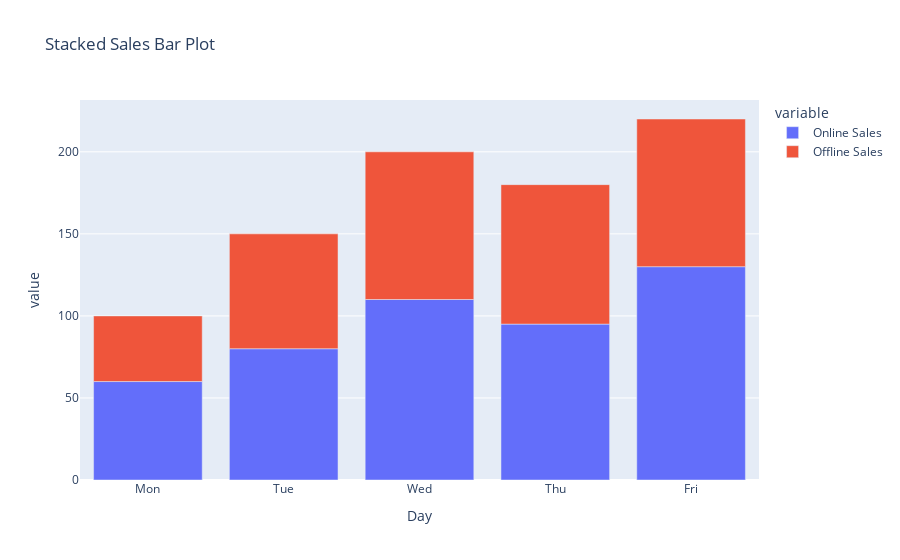

This figure's notebook cell:
### Markdown cell above
### Bar Plot Example 7: Stacked Bar Plot

### Code cell
df3 = pd.DataFrame({
    "Day": ["Mon", "Tue", "Wed", "Thu", "Fri"],
    "Online Sales": [60, 80, 110, 95, 130],
    "Offline Sales": [40, 70, 90, 85, 90]
})

fig = px.bar(
    df3,
    x="Day",
    y=["Online Sales", "Offline Sales"],
    title="Stacked Sales Bar Plot"
)
fig.show()

### Figure 1 — Plotly figure (JSON) as saved in the notebook; plotly's stock layout.template omitted (floating-point values rounded to 4 significant figures)
{"data": [{"hovertemplate": "variable=Online Sales<br>Day=%{x}<br>value=%{y}<extra></extra>", "legendgroup": "Online Sales", "marker": {"color": "#636efa", "pattern": {"shape": ""}}, "name": "Online Sales", "orientation": "v", "showlegend": true, "textposition": "auto", "type": "bar", "x": ["Mon", "Tue", "Wed", "Thu", "Fri"], "xaxis": "x", "y": [60, 80, 110, 95, 130], "yaxis": "y"}, {"hovertemplate": "variable=Offline Sales<br>Day=%{x}<br>value=%{y}<extra></extra>", "legendgroup": "Offline Sales", "marker": {"color": "#EF553B", "pattern": {"shape": ""}}, "name": "Offline Sales", "orientation": "v", "showlegend": true, "textposition": "auto", "type": "bar", "x": ["Mon", "Tue", "Wed", "Thu", "Fri"], "xaxis": "x", "y": [40, 70, 90, 85, 90], "yaxis": "y"}], "layout": {"autosize": true, "barmode": "relative", "legend": {"title": {"text": "variable"}, "tracegroupgap": 0}, "title": {"text": "Stacked Sales Bar Plot"}, "xaxis": {"anchor": "y", "autorange": true, "domain": [0, 1], "range": [-0.5, 4.5], "title": {"text": "Day"}, "type": "category"}, "yaxis": {"anchor": "x", "autorange": true, "domain": [0, 1], "range": [0, 231.6], "title": {"text": "value"}, "type": "linear"}}}
